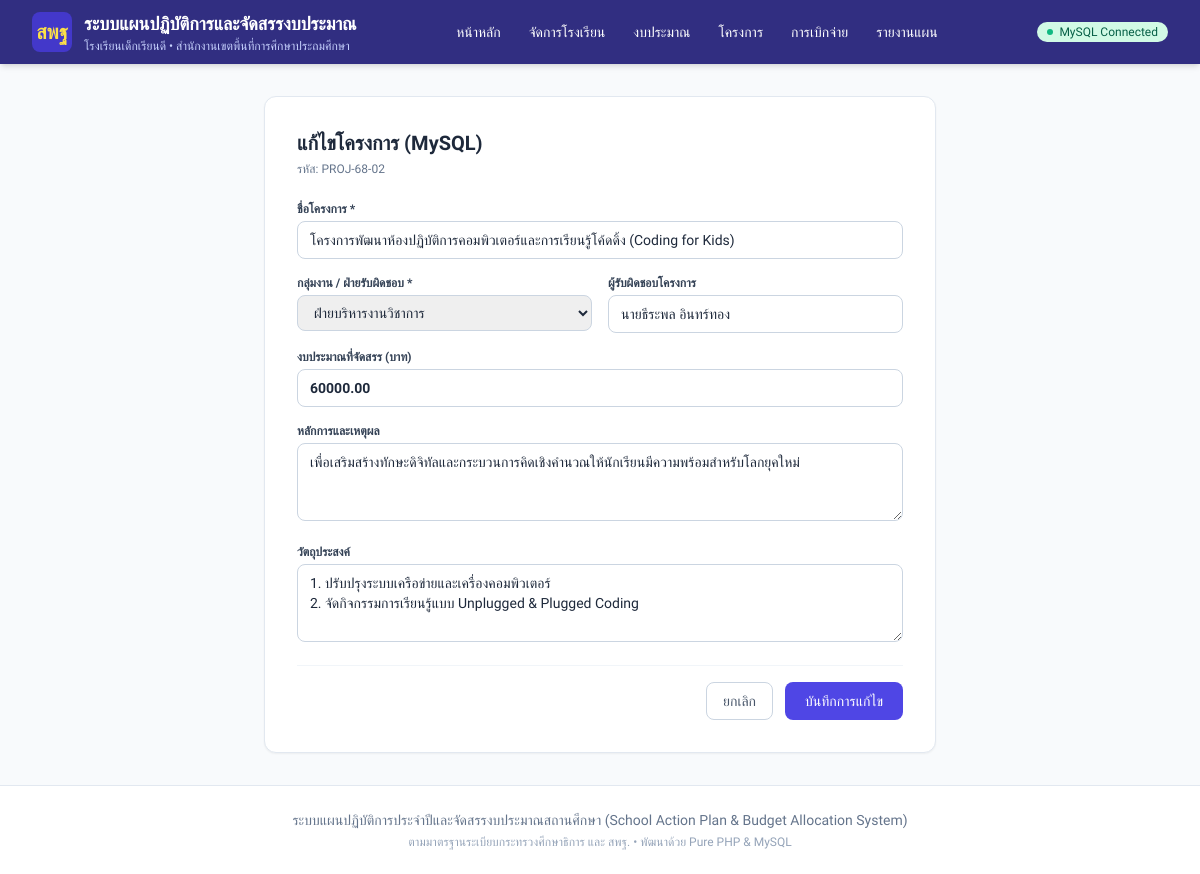
Page /php_app/projects/edit.php?id=2 on the committed database.
### tables this page shows
CREATE TABLE `schools` (
  `id` INT UNSIGNED NOT NULL AUTO_INCREMENT,
  `school_code` VARCHAR(20) NOT NULL COMMENT 'รหัสสถานศึกษา 10 หลัก',
  `smis_code` VARCHAR(8) NOT NULL COMMENT 'รหัสสมัคร SMIS 8 หลัก สำหรับเปิดใช้งาน',
  `is_active` TINYINT(1) NOT NULL DEFAULT 1 COMMENT 'สถานะ: 1=เปิดใช้งาน, 0=ปิด/ระงับการใช้งาน',
  `school_key` VARCHAR(50) NOT NULL COMMENT 'School ID / Tenant Key ป้องกันข้อมูลชนกัน',
  `admin_username` VARCHAR(50) NOT NULL DEFAULT 'admin' COMMENT 'ID ผู้ดูแลระบบของโรงเรียน',
  `admin_password_plain` VARCHAR(100) DEFAULT '123456' COMMENT 'รหัสผ่านเข้าใช้งานของโรงเรียน',
  `admin_password_hash` VARCHAR(255) DEFAULT NULL COMMENT 'รหัสผ่านแฮช',
  `name` VARCHAR(255) NOT NULL COMMENT 'ชื่อโรงเรียน',
  `address` VARCHAR(255) DEFAULT NULL COMMENT 'ที่อยู่ / หมู่บ้าน',
  `subdistrict` VARCHAR(100) DEFAULT NULL COMMENT 'ตำบล / แขวง',
  `district` VARCHAR(100) DEFAULT NULL COMMENT 'อำเภอ / เขต',
  `province` VARCHAR(100) DEFAULT NULL COMMENT 'จังหวัด',
  `zipcode` VARCHAR(10) DEFAULT NULL COMMENT 'รหัสไปรษณีย์',
  `affiliation` VARCHAR(255) DEFAULT 'สำนักงานคณะกรรมการการศึกษาขั้นพื้นฐาน (สพฐ.)' COMMENT 'สังกัด',
  `education_area` VARCHAR(255) DEFAULT NULL COMMENT 'เขตพื้นที่การศึกษา',
  `fiscal_year` INT UNSIGNED DEFAULT 2568 COMMENT 'ปีงบประมาณปัจจุบัน',
  `director_name` VARCHAR(150) DEFAULT NULL COMMENT 'ชื่อผู้อำนวยการ',
  `phone` VARCHAR(50) DEFAULT NULL COMMENT 'เบอร์โทรศัพท์',
  `email` VARCHAR(100) DEFAULT NULL COMMENT 'อีเมล',
  `student_count` INT UNSIGNED DEFAULT 0 COMMENT 'จำนวนนักเรียน',
  `project_count` INT UNSIGNED DEFAULT 0 COMMENT 'จำนวนโครงการ',
  `total_budget` DECIMAL(15,2) DEFAULT 0.00 COMMENT 'งบประมาณรวม',
  `logo_url` TEXT DEFAULT NULL COMMENT 'โลโก้โรงเรียน',
  `notes` TEXT DEFAULT NULL COMMENT 'หมายเหตุ / บันทึกการเปิดใช้งาน',
  `created_at` TIMESTAMP DEFAULT CURRENT_TIMESTAMP,
  `updated_at` TIMESTAMP DEFAULT CURRENT_TIMESTAMP ON UPDATE CURRENT_TIMESTAMP,
  PRIMARY KEY (`id`),
  UNIQUE KEY `idx_school_code` (`school_code`),
  UNIQUE KEY `idx_smis_code` (`smis_code`),
  UNIQUE KEY `idx_school_key` (`school_key`)
);

CREATE TABLE `projects` (
  `id` INT UNSIGNED NOT NULL AUTO_INCREMENT,
  `school_id` INT UNSIGNED NOT NULL,
  `fiscal_year_id` INT UNSIGNED NOT NULL,
  `strategy_id` INT UNSIGNED DEFAULT NULL,
  `goal_id` INT UNSIGNED DEFAULT NULL,
  `indicator_id` INT UNSIGNED DEFAULT NULL,
  `project_code` VARCHAR(50) NOT NULL COMMENT 'รหัสโครงการ เช่น PROJ-68-01',
  `project_name` VARCHAR(255) NOT NULL COMMENT 'ชื่อโครงการ',
  `rationale` TEXT DEFAULT NULL COMMENT 'หลักการและเหตุผล',
  `objectives` TEXT DEFAULT NULL COMMENT 'วัตถุประสงค์',
  `quantitative_goals` TEXT DEFAULT NULL COMMENT 'เป้าหมายเชิงปริมาณ',
  `qualitative_goals` TEXT DEFAULT NULL COMMENT 'เป้าหมายเชิงคุณภาพ',
  `kpis` TEXT DEFAULT NULL COMMENT 'ตัวชี้วัดความสำเร็จ',
  `procedures` TEXT DEFAULT NULL COMMENT 'วิธีดำเนินงาน/ขั้นตอน',
  `duration_start` DATE DEFAULT NULL COMMENT 'วันเริ่มโครงการ',
  `duration_end` DATE DEFAULT NULL COMMENT 'วันสิ้นสุดโครงการ',
  `location` VARCHAR(255) DEFAULT NULL COMMENT 'สถานที่ดำเนินงาน',
  `target_group` VARCHAR(255) DEFAULT NULL COMMENT 'กลุ่มเป้าหมาย',
  `responsible_person` VARCHAR(150) NOT NULL COMMENT 'ผู้รับผิดชอบโครงการ',
  `responsible_id` INT UNSIGNED DEFAULT NULL COMMENT 'อ้างอิง user_id',
  `proposer_name` VARCHAR(150) DEFAULT NULL COMMENT 'ชื่อ-สกุล ครูผู้เสนอโครงการ',
  `proposer_citizen_id` VARCHAR(13) DEFAULT NULL COMMENT 'เลขประจำตัวประชาชน 13 หลัก ของครูผู้เสนอโครงการ',
  `original_budget` DECIMAL(14, 2) DEFAULT NULL COMMENT 'งบประมาณเดิมก่อนปรับเปลี่ยน',
  `budget_adjusted_at` TIMESTAMP NULL DEFAULT NULL COMMENT 'วันเวลาที่ปรับงบประมาณ',
  `budget_adjusted_by` VARCHAR(150) DEFAULT NULL COMMENT 'ผู้มีอำนาจที่อนุมัติปรับงบ',
  `budget_adjustment_reason` TEXT DEFAULT NULL COMMENT 'เหตุผลการปรับเปลี่ยนงบประมาณ',
  `closed_at` TIMESTAMP NULL DEFAULT NULL COMMENT 'วันเวลาที่ปิดโครงการ',
  `closed_by` VARCHAR(150) DEFAULT NULL COMMENT 'ผู้ปิดโครงการ',
  `closure_notes` TEXT DEFAULT NULL COMMENT 'บันทึกสรุปผลการดำเนินงานเมื่อปิดโครงการ',
  `attachment_name` VARCHAR(255) DEFAULT NULL COMMENT 'ชื่อไฟล์แนบโครงการหรือลิงก์เอกสาร',
  `department` VARCHAR(100) NOT NULL COMMENT 'ฝ่าย/งานที่รับผิดชอบ',
  `budget_source` VARCHAR(150) NOT NULL COMMENT 'แหล่งงบประมาณ',
  `allocated_budget` DECIMAL(14, 2) NOT NULL DEFAULT 0.00 COMMENT 'งบประมาณที่จัดสรร',
  `spent_budget` DECIMAL(14, 2) NOT NULL DEFAULT 0.00 COMMENT 'งบประมาณที่ใช้ไป',
  `remaining_budget` DECIMAL(14, 2) NOT NULL DEFAULT 0.00 COMMENT 'งบประมาณคงเหลือ',
  `status` ENUM('not_started', 'in_progress', 'completed') NOT NULL DEFAULT 'not_started' COMMENT 'สถานะโครงการ',
  `approval_status` ENUM('draft', 'pending', 'approved', 'rejected') NOT NULL DEFAULT 'approved' COMMENT 'สถานะอนุมัติ',
  `sort_order` INT UNSIGNED DEFAULT 1,
  `created_at` TIMESTAMP DEFAULT CURRENT_TIMESTAMP,
  `updated_at` TIMESTAMP DEFAULT CURRENT_TIMESTAMP ON UPDATE CURRENT_TIMESTAMP,
  PRIMARY KEY (`id`),
  UNIQUE KEY `idx_proj_code` (`school_id`, `fiscal_year_id`, `project_code`),
  CONSTRAINT `fk_proj_school` FOREIGN KEY (`school_id`) REFERENCES `schools` (`id`) ON DELETE CASCADE,
  CONSTRAINT `fk_proj_fy` FOREIGN KEY (`fiscal_year_id`) REFERENCES `fiscal_years` (`id`) ON DELETE CASCADE
);

### php_app/config/db.php (called while the page is built, shortened)
<?php
function getActiveSchool($pdo) {
    $activeId = $_SESSION['active_school_id'] ?? null;
    try {
        $stmt = $pdo->query("SELECT * FROM `schools` WHERE `is_active` = 1 ORDER BY `id` ASC LIMIT 1");
        $school = $stmt->fetch();
        if ($school) {
            return $school;
        }
    } catch (Exception $e) {}
    return [
        'id' => 1,
        'name' => 'โรงเรียนของคุณ (กรุณาเพิ่มโรงเรียน)',
        'director_name' => '',
        'province' => '',
        'education_area' => '',
    ];
}

### php_app/projects/edit.php (the view, shortened to what this page needs)
<?php
require_once __DIR__ . '/../config/db.php';
$pdo = getDbConnection();
$id = intval($_GET['id'] ?? 0);
$stmt = $pdo->prepare("SELECT * FROM `projects` WHERE `id` = ?");
$stmt->execute([$id]);
$project = $stmt->fetch();
require_once __DIR__ . '/../includes/header.php';
?>
<div class="max-w-2xl mx-auto bg-white p-8 rounded-xl shadow-sm border border-slate-200">
    <div class="mb-6">
        <h1 class="text-xl font-bold text-slate-800">แก้ไขโครงการ (MySQL)</h1>
        <p class="text-xs text-slate-500 mt-1">รหัส: <?= htmlspecialchars($project['project_code'] ?? '-') ?></p>
    </div>
    <form method="POST" class="space-y-4">
        <div>
            <label class="block text-xs font-semibold text-slate-700 uppercase mb-1">ชื่อโครงการ *</label>
            <input type="text" name="project_name" required value="<?= htmlspecialchars($project['project_name']) ?>" class="w-full px-3 py-2 border border-slate-300 rounded-lg text-sm focus:ring-2 focus:ring-indigo-500">
        </div>
        <div class="grid grid-cols-1 sm:grid-cols-2 gap-4">
            <div>
                <label class="block text-xs font-semibold text-slate-700 uppercase mb-1">กลุ่มงาน / ฝ่ายรับผิดชอบ *</label>
                <select name="department" class="w-full px-3 py-2 border border-slate-300 rounded-lg text-sm focus:ring-2 focus:ring-indigo-500">
                    <?php
                    $depts = ['ฝ่ายบริหารงานวิชาการ', 'ฝ่ายบริหารงานงบประมาณ', 'ฝ่ายบริหารงานบุคคล', 'ฝ่ายบริหารงานทั่วไป'];
                    foreach ($depts as $d): ?>
                        <option value="<?= $d ?>" <?= ($project['department'] == $d) ? 'selected' : '' ?>><?= $d ?></option>
                    <?php endforeach; ?>
                </select>
            </div>
            <div>
                <label class="block text-xs font-semibold text-slate-700 uppercase mb-1">ผู้รับผิดชอบโครงการ</label>
                <input type="text" name="responsible_person" value="<?= htmlspecialchars($project['responsible_person'] ?? '') ?>" class="w-full px-3 py-2 border border-slate-300 rounded-lg text-sm focus:ring-2 focus:ring-indigo-500">
            </div>
        </div>
        <div>
            <label class="block text-xs font-semibold text-slate-700 uppercase mb-1">งบประมาณที่จัดสรร (บาท)</label>
            <input type="number" step="0.01" name="allocated_budget" value="<?= htmlspecialchars($project['allocated_budget'] ?? 0) ?>" class="w-full px-3 py-2 border border-slate-300 rounded-lg text-sm font-semibold focus:ring-2 focus:ring-indigo-500">
        </div>
        <div>
            <label class="block text-xs font-semibold text-slate-700 uppercase mb-1">หลักการและเหตุผล</label>
            <textarea name="rationale" rows="3" class="w-full px-3 py-2 border border-slate-300 rounded-lg text-sm focus:ring-2 focus:ring-indigo-500"><?= htmlspecialchars($project['rationale'] ?? '') ?></textarea>
        </div>
        <div>
            <label class="block text-xs font-semibold text-slate-700 uppercase mb-1">วัตถุประสงค์</label>
            <textarea name="objectives" rows="3" class="w-full px-3 py-2 border border-slate-300 rounded-lg text-sm focus:ring-2 focus:ring-indigo-500"><?= htmlspecialchars($project['objectives'] ?? '') ?></textarea>
        </div>
        <div class="flex justify-end space-x-3 pt-4 border-t border-slate-100">
            <a href="/php_app/projects/view.php?id=<?= $id ?>" class="px-4 py-2 border border-slate-300 text-slate-600 rounded-lg text-sm hover:bg-slate-50 transition">ยกเลิก</a>
            <button type="submit" class="px-5 py-2 bg-indigo-600 text-white rounded-lg text-sm font-medium hover:bg-indigo-700 transition">
                บันทึกการแก้ไข
            </button>
        </div>
    </form>
</div>
<?php require_once __DIR__ . '/../includes/footer.php'; ?>

### php_app/includes/header.php (shortened to what this page needs)
<?php
if (!defined('APP_INIT')) {
    require_once __DIR__ . '/../config/db.php';
}
$pdo = getDbConnection();
$activeSchool = getActiveSchool($pdo);
?>
<!DOCTYPE html>
<html lang="th">
<head>
    <script src="https://cdn.tailwindcss.com"></script>
</head>
<body class="bg-slate-50 text-slate-800 min-h-screen flex flex-col">
    <header class="bg-indigo-900 text-white shadow-md no-print">
        <div class="max-w-7xl mx-auto px-4 sm:px-6 lg:px-8">
            <div class="flex items-center justify-between h-16">
                <div class="flex items-center space-x-3">
                    <div class="w-10 h-10 rounded-lg bg-indigo-700 flex items-center justify-center font-bold text-xl text-yellow-300">
                        สพฐ
                    </div>
                    <div>
                        <a href="/php_app/index.php" class="font-bold text-lg hover:text-yellow-200 transition">
                            ระบบแผนปฏิบัติการและจัดสรรงบประมาณ
                        </a>
                        <div class="text-xs text-indigo-200">
                            <?= htmlspecialchars($activeSchool['name'] ?? 'โรงเรียนของท่าน') ?>
                            <?php if (!empty($activeSchool['education_area'])): ?>
                                • <?= htmlspecialchars($activeSchool['education_area']) ?>
                            <?php endif; ?>
                        </div>
                    </div>
                </div>
                <nav class="hidden md:flex space-x-1">
                    <a href="/php_app/index.php" class="px-3 py-2 rounded-md text-sm font-medium hover:bg-indigo-800 transition">
                        หน้าหลัก
                    </a>
                    <a href="/php_app/schools/index.php" class="px-3 py-2 rounded-md text-sm font-medium hover:bg-indigo-800 transition">
                        จัดการโรงเรียน
                    </a>
                    <a href="/php_app/budget/index.php" class="px-3 py-2 rounded-md text-sm font-medium hover:bg-indigo-800 transition">
                        งบประมาณ
                    </a>
                    <a href="/php_app/projects/index.php" class="px-3 py-2 rounded-md text-sm font-medium hover:bg-indigo-800 transition">
                        โครงการ
                    </a>
                    <a href="/php_app/transactions/index.php" class="px-3 py-2 rounded-md text-sm font-medium hover:bg-indigo-800 transition">
                        การเบิกจ่าย
                    </a>
                    <a href="/php_app/reports/index.php" class="px-3 py-2 rounded-md text-sm font-medium hover:bg-indigo-800 transition">
                        รายงานแผน
                    </a>
                </nav>
                <div class="flex items-center space-x-2">
                    <?php if ($pdo): ?>
                        <span class="inline-flex items-center px-2.5 py-0.5 rounded-full text-xs font-medium bg-emerald-100 text-emerald-800">
                            <span class="w-1.5 h-1.5 mr-1.5 bg-emerald-500 rounded-full"></span>
                            MySQL Connected
                        </span>
                    <?php endif; ?>
                </div>
            </div>
        </div>
    </header>
    <main class="flex-grow max-w-7xl w-full mx-auto px-4 sm:px-6 lg:px-8 py-8">

### php_app/includes/header.php (style rules this page uses)
body { font-family: 'Sarabun', sans-serif; }

### rows in the picture
schools: name "โรงเรียนเด็กเรียนดี", education_area "สำนักงานเขตพื้นที่การศึกษาประถมศึกษา"
projects: project_code "PROJ-68-02", project_name "โครงการพัฒนาห้องปฏิบัติการคอมพิวเตอร์และการเรียนรู้โค้ดดิ้ง (Coding for Kids)", department "ฝ่ายบริหารงานวิชาการ", responsible_person "นายธีระพล อินทร์ทอง", allocated_budget "60000.00", rationale "เพื่อเสริมสร้างทักษะดิจิทัลและกระบวนการคิดเชิงคำนวณให้นักเรียนมีความพร้อมสำหรับโลกยุคใหม่", objectives "1. ปรับปรุงระบบเครือข่ายและเครื่องคอมพิวเตอร์ 2. จัดกิจกรรมการเรียนรู้แบบ Unplugged & Plugged Coding"
